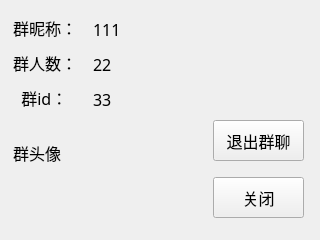
<?xml version="1.0" encoding="UTF-8"?>
<ui version="4.0">
 <class>JoinDataCard</class>
 <widget class="QWidget" name="JoinDataCard">
  <property name="geometry">
   <rect>
    <x>0</x>
    <y>0</y>
    <width>320</width>
    <height>240</height>
   </rect>
  </property>
  <property name="minimumSize">
   <size>
    <width>320</width>
    <height>240</height>
   </size>
  </property>
  <property name="maximumSize">
   <size>
    <width>320</width>
    <height>240</height>
   </size>
  </property>
  <property name="windowTitle">
   <string>Form</string>
  </property>
  <widget class="QLabel" name="lb_total">
   <property name="geometry">
    <rect>
     <x>13</x>
     <y>47</y>
     <width>71</width>
     <height>31</height>
    </rect>
   </property>
   <property name="font">
    <font>
     <family>微软雅黑</family>
     <pointsize>12</pointsize>
    </font>
   </property>
   <property name="text">
    <string>群人数：</string>
   </property>
  </widget>
  <widget class="QLabel" name="lb_groupId">
   <property name="geometry">
    <rect>
     <x>13</x>
     <y>82</y>
     <width>71</width>
     <height>31</height>
    </rect>
   </property>
   <property name="font">
    <font>
     <family>微软雅黑</family>
     <pointsize>12</pointsize>
    </font>
   </property>
   <property name="text">
    <string>  群id：</string>
   </property>
  </widget>
  <widget class="QLabel" name="lb_setGroupId">
   <property name="geometry">
    <rect>
     <x>93</x>
     <y>84</y>
     <width>81</width>
     <height>31</height>
    </rect>
   </property>
   <property name="font">
    <font>
     <family>微软雅黑</family>
     <pointsize>12</pointsize>
    </font>
   </property>
   <property name="text">
    <string>33</string>
   </property>
  </widget>
  <widget class="QLabel" name="lb_name">
   <property name="geometry">
    <rect>
     <x>13</x>
     <y>12</y>
     <width>71</width>
     <height>31</height>
    </rect>
   </property>
   <property name="font">
    <font>
     <family>微软雅黑</family>
     <pointsize>12</pointsize>
    </font>
   </property>
   <property name="text">
    <string>群昵称：</string>
   </property>
  </widget>
  <widget class="QLabel" name="lb_icon">
   <property name="geometry">
    <rect>
     <x>13</x>
     <y>137</y>
     <width>61</width>
     <height>31</height>
    </rect>
   </property>
   <property name="font">
    <font>
     <family>微软雅黑</family>
     <pointsize>12</pointsize>
    </font>
   </property>
   <property name="text">
    <string>群头像</string>
   </property>
  </widget>
  <widget class="QLabel" name="lb_setTotal">
   <property name="geometry">
    <rect>
     <x>93</x>
     <y>49</y>
     <width>81</width>
     <height>31</height>
    </rect>
   </property>
   <property name="font">
    <font>
     <family>微软雅黑</family>
     <pointsize>12</pointsize>
    </font>
   </property>
   <property name="text">
    <string>22</string>
   </property>
  </widget>
  <widget class="QLabel" name="lb_setName">
   <property name="geometry">
    <rect>
     <x>93</x>
     <y>14</y>
     <width>91</width>
     <height>31</height>
    </rect>
   </property>
   <property name="font">
    <font>
     <family>微软雅黑</family>
     <pointsize>12</pointsize>
    </font>
   </property>
   <property name="text">
    <string>111</string>
   </property>
  </widget>
  <widget class="QPushButton" name="pb_close">
   <property name="geometry">
    <rect>
     <x>213</x>
     <y>177</y>
     <width>91</width>
     <height>41</height>
    </rect>
   </property>
   <property name="font">
    <font>
     <family>微软雅黑</family>
     <pointsize>12</pointsize>
    </font>
   </property>
   <property name="text">
    <string>关闭</string>
   </property>
  </widget>
  <widget class="QPushButton" name="pb_icon">
   <property name="geometry">
    <rect>
     <x>83</x>
     <y>127</y>
     <width>100</width>
     <height>100</height>
    </rect>
   </property>
   <property name="font">
    <font>
     <family>微软雅黑</family>
     <pointsize>12</pointsize>
    </font>
   </property>
   <property name="text">
    <string/>
   </property>
   <property name="iconSize">
    <size>
     <width>100</width>
     <height>100</height>
    </size>
   </property>
   <property name="flat">
    <bool>true</bool>
   </property>
  </widget>
  <widget class="QPushButton" name="pb_exitGroup">
   <property name="geometry">
    <rect>
     <x>213</x>
     <y>120</y>
     <width>91</width>
     <height>41</height>
    </rect>
   </property>
   <property name="font">
    <font>
     <family>微软雅黑</family>
     <pointsize>12</pointsize>
    </font>
   </property>
   <property name="text">
    <string>退出群聊</string>
   </property>
  </widget>
 </widget>
 <resources/>
 <connections/>
</ui>
